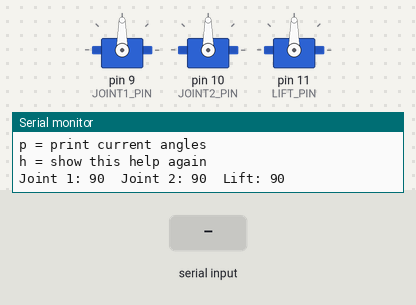
Recording of a sketch running on a simulated Arduino Uno, built with avr-gcc and run on an emulated ATmega328P. Parts: 3 × servo, the last lines printed to the serial monitor. Inputs (shaded band) come from the test bench.

Above: at 3.2 s.
3.3 s: "q" received over Serial
At 3.8 s:
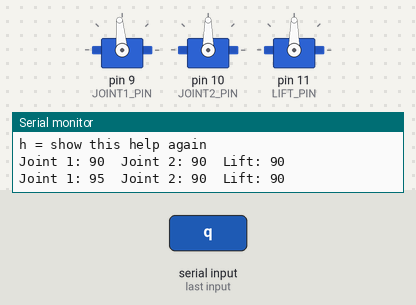
4.8 s: "q" received over Serial
At 6.0 s:
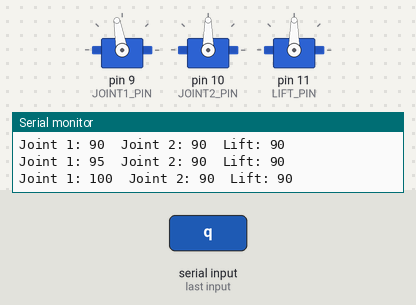
6.3 s: "a" received over Serial
At 7.3 s:
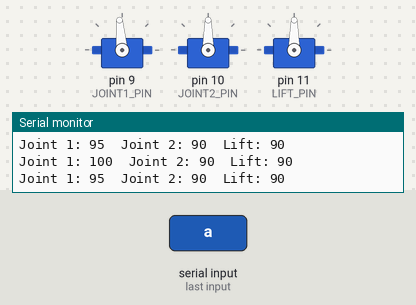
Timing chart, 0 to 8.8 s (numbered marks = the images above; inputs shaded):
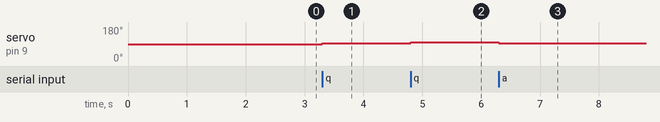

Measured:
- after the input at 3.3 s, servo on pin 9 (JOINT1_PIN): 90° → 95° at once
- after the input at 4.8 s, servo on pin 9 (JOINT1_PIN): 95° → 100° at once
- after the input at 6.3 s, servo on pin 9 (JOINT1_PIN): 100° → 95° at once

The sketch:

ScaraControl.ino
```cpp
#include <Servo.h>

// SCARA workshop sketch
// This version is designed for beginners.
// It controls three servos directly with simple keyboard commands.

// ---------------- PINS ----------------
const byte JOINT1_PIN = 9;
const byte JOINT2_PIN = 10;
const byte LIFT_PIN = 11;

// ---------------- SAFE LIMITS ----------------
// Change these if your robot needs smaller ranges.
const int JOINT1_MIN = 0;
const int JOINT1_MAX = 180;
const int JOINT2_MIN = 0;
const int JOINT2_MAX = 180;
const int LIFT_MIN = 0;
const int LIFT_MAX = 180;

// ---------------- HOME POSITION ----------------
// These are the startup angles.
int joint1Angle = 90;
int joint2Angle = 90;
int liftAngle = 90;

// ---------------- MOVEMENT ----------------
// How many degrees to move each time a key is pressed.
const int STEP_SIZE = 5;

Servo joint1Servo;
Servo joint2Servo;
Servo liftServo;

int clampAngle(int angleValue, int minAngle, int maxAngle) {
  if (angleValue < minAngle) {
    return minAngle;
  }

  if (angleValue > maxAngle) {
    return maxAngle;
  }

  return angleValue;
}

void printHelp() {
  Serial.println();
  Serial.println(F("SCARA Workshop Control"));
  Serial.println(F("----------------------"));
  Serial.println(F("q = joint 1 up"));
  Serial.println(F("a = joint 1 down"));
  Serial.println(F("w = joint 2 up"));
  Serial.println(F("s = joint 2 down"));
  Serial.println(F("e = lift up"));
  Serial.println(F("d = lift down"));
  Serial.println(F("r = reset to home position"));
  Serial.println(F("p = print current angles"));
  Serial.println(F("h = show this help again"));
  Serial.println();
}

void printAngles() {
  Serial.print(F("Joint 1: "));
  Serial.print(joint1Angle);
  Serial.print(F("  Joint 2: "));
  Serial.print(joint2Angle);
  Serial.print(F("  Lift: "));
  Serial.println(liftAngle);
}

void setup() {
  Serial.begin(115200);

  joint1Servo.attach(JOINT1_PIN);
  joint2Servo.attach(JOINT2_PIN);
  liftServo.attach(LIFT_PIN);

  joint1Servo.write(joint1Angle);
  joint2Servo.write(joint2Angle);
  liftServo.write(liftAngle);

  delay(500);

  printHelp();
  printAngles();
}

void loop() {
  if (Serial.available() > 0) {
    char command = Serial.read();

    if (command == 'q') {
      joint1Angle = joint1Angle + STEP_SIZE;
    }

    if (command == 'a') {
      joint1Angle = joint1Angle - STEP_SIZE;
    }

    if (command == 'w') {
      joint2Angle = joint2Angle + STEP_SIZE;
    }

    if (command == 's') {
      joint2Angle = joint2Angle - STEP_SIZE;
    }

    if (command == 'e') {
      liftAngle = liftAngle + STEP_SIZE;
    }

    if (command == 'd') {
      liftAngle = liftAngle - STEP_SIZE;
    }

    if (command == 'r') {
      joint1Angle = 90;
      joint2Angle = 90;
      liftAngle = 90;
      Serial.println(F("Back to home position."));
    }

    if (command == 'h') {
      printHelp();
    }

    if (command == 'p') {
      printAngles();
    }

    joint1Angle = clampAngle(joint1Angle, JOINT1_MIN, JOINT1_MAX);
    joint2Angle = clampAngle(joint2Angle, JOINT2_MIN, JOINT2_MAX);
    liftAngle = clampAngle(liftAngle, LIFT_MIN, LIFT_MAX);

    joint1Servo.write(joint1Angle);
    joint2Servo.write(joint2Angle);
    liftServo.write(liftAngle);

    if (command == 'q' || command == 'a' ||
        command == 'w' || command == 's' ||
        command == 'e' || command == 'd' ||
        command == 'r') {
      printAngles();
    }
  }
}
```

Source omitted: ik_test.c (15823 bytes)
